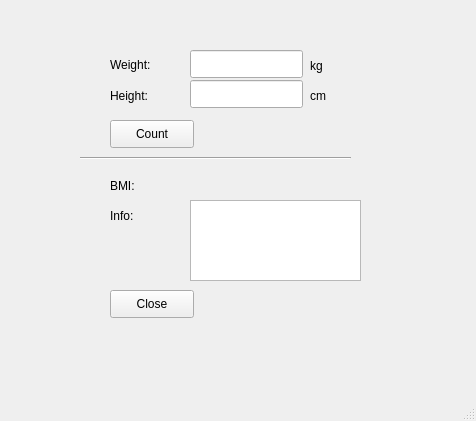
<?xml version="1.0" encoding="UTF-8"?>
<ui version="4.0">
 <class>MainWindow</class>
 <widget class="QMainWindow" name="MainWindow">
  <property name="geometry">
   <rect>
    <x>0</x>
    <y>0</y>
    <width>476</width>
    <height>421</height>
   </rect>
  </property>
  <property name="windowTitle">
   <string>MainWindow</string>
  </property>
  <widget class="QWidget" name="centralwidget">
   <widget class="QLabel" name="label">
    <property name="geometry">
     <rect>
      <x>110</x>
      <y>49</y>
      <width>63</width>
      <height>31</height>
     </rect>
    </property>
    <property name="text">
     <string>Weight:</string>
    </property>
   </widget>
   <widget class="QLabel" name="label_2">
    <property name="geometry">
     <rect>
      <x>110</x>
      <y>80</y>
      <width>63</width>
      <height>31</height>
     </rect>
    </property>
    <property name="text">
     <string>Height:</string>
    </property>
   </widget>
   <widget class="QLineEdit" name="weightLineEdit">
    <property name="geometry">
     <rect>
      <x>190</x>
      <y>50</y>
      <width>113</width>
      <height>28</height>
     </rect>
    </property>
   </widget>
   <widget class="QLineEdit" name="heightLineEdit">
    <property name="geometry">
     <rect>
      <x>190</x>
      <y>80</y>
      <width>113</width>
      <height>28</height>
     </rect>
    </property>
   </widget>
   <widget class="QLabel" name="label_3">
    <property name="geometry">
     <rect>
      <x>310</x>
      <y>50</y>
      <width>63</width>
      <height>31</height>
     </rect>
    </property>
    <property name="text">
     <string>kg</string>
    </property>
   </widget>
   <widget class="QLabel" name="label_4">
    <property name="geometry">
     <rect>
      <x>310</x>
      <y>80</y>
      <width>63</width>
      <height>31</height>
     </rect>
    </property>
    <property name="text">
     <string>cm</string>
    </property>
   </widget>
   <widget class="QPushButton" name="countButton">
    <property name="geometry">
     <rect>
      <x>110</x>
      <y>120</y>
      <width>84</width>
      <height>28</height>
     </rect>
    </property>
    <property name="text">
     <string>Count</string>
    </property>
   </widget>
   <widget class="Line" name="line">
    <property name="geometry">
     <rect>
      <x>80</x>
      <y>150</y>
      <width>271</width>
      <height>16</height>
     </rect>
    </property>
    <property name="orientation">
     <enum>Qt::Horizontal</enum>
    </property>
   </widget>
   <widget class="QLabel" name="label_5">
    <property name="geometry">
     <rect>
      <x>110</x>
      <y>170</y>
      <width>63</width>
      <height>31</height>
     </rect>
    </property>
    <property name="text">
     <string>BMI:</string>
    </property>
   </widget>
   <widget class="QLabel" name="resultLabel">
    <property name="geometry">
     <rect>
      <x>190</x>
      <y>170</y>
      <width>151</width>
      <height>31</height>
     </rect>
    </property>
    <property name="text">
     <string/>
    </property>
   </widget>
   <widget class="QLabel" name="label_6">
    <property name="geometry">
     <rect>
      <x>110</x>
      <y>200</y>
      <width>63</width>
      <height>31</height>
     </rect>
    </property>
    <property name="text">
     <string>Info:</string>
    </property>
   </widget>
   <widget class="QTextBrowser" name="infoTextBrowser">
    <property name="geometry">
     <rect>
      <x>190</x>
      <y>200</y>
      <width>171</width>
      <height>81</height>
     </rect>
    </property>
   </widget>
   <widget class="QPushButton" name="closeButton">
    <property name="geometry">
     <rect>
      <x>110</x>
      <y>290</y>
      <width>84</width>
      <height>28</height>
     </rect>
    </property>
    <property name="text">
     <string>Close</string>
    </property>
   </widget>
  </widget>
  <widget class="QMenuBar" name="menubar">
   <property name="geometry">
    <rect>
     <x>0</x>
     <y>0</y>
     <width>476</width>
     <height>25</height>
    </rect>
   </property>
  </widget>
  <widget class="QStatusBar" name="statusbar"/>
 </widget>
 <resources/>
 <connections>
  <connection>
   <sender>closeButton</sender>
   <signal>clicked()</signal>
   <receiver>MainWindow</receiver>
   <slot>close()</slot>
   <hints>
    <hint type="sourcelabel">
     <x>151</x>
     <y>328</y>
    </hint>
    <hint type="destinationlabel">
     <x>237</x>
     <y>210</y>
    </hint>
   </hints>
  </connection>
 </connections>
</ui>
